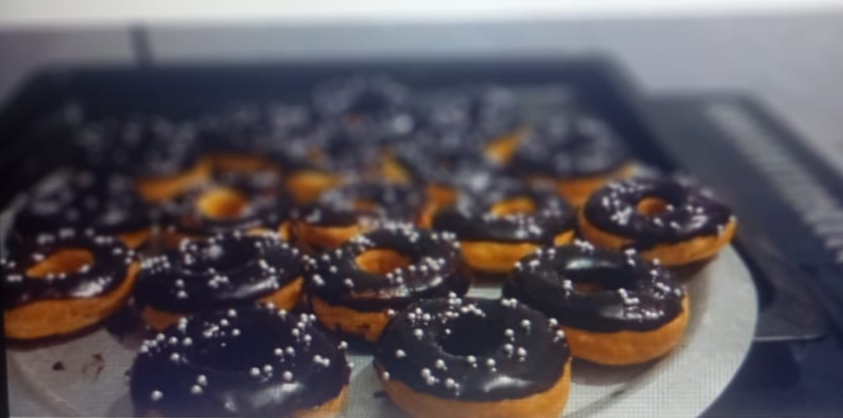
#> input picture images/IMG-20261005-WA0003.jpg, 843 x 418 px
$ python -i make_reels.py   (imports and definitions only)
#> lines starting #> are read from the running program, lines starting #| are printed output that depends on the picture
#!/usr/bin/env python3
"""
Make 1080x1920 product reels from photos. Free tools only: Pillow + FFmpeg.

Usage:
    pip install pillow
    # FFmpeg must be installed (apt install ffmpeg / brew install ffmpeg)
    python make_reels.py                      # uses products.json
    python make_reels.py --music music.mp3    # add background music

products.json format:
[
  {
    "name": "Leather Wallet",
    "price": "$25",
    "images": ["images/wallet1.jpg", "images/wallet2.jpg", "images/wallet3.jpg"],
    "cta": "Order now - link in bio"
  }
]
"""
import argparse
import json
import re
import subprocess
import tempfile
from pathlib import Path

from PIL import Image, ImageDraw, ImageFilter, ImageFont, ImageOps

W, H = 1080, 1920
SECONDS_PER_SLIDE = 2.5
FPS = 30

FONT_CANDIDATES = [
    "/usr/share/fonts/truetype/dejavu/DejaVuSans-Bold.ttf",  # GitHub Actions / Ubuntu
    "/System/Library/Fonts/Supplemental/Arial Bold.ttf",     # macOS
    "C:/Windows/Fonts/arialbd.ttf",                          # Windows
]


# [5 lines left out: function load_font, not called in this run]


def slugify(text):
    return re.sub(r"[^a-z0-9]+", "-", text.lower()).strip("-") or "product"


def fit_photo(path):
    """Blurred, zoomed copy as background + sharp photo fitted on top."""
#> called with path = 'images/IMG-20261005-WA0003.jpg'
    img = ImageOps.exif_transpose(Image.open(path)).convert("RGB")
#> img is the input picture: PIL image 843x418 RGB; mean R, G, B 90.1, 83.9, 89.7
    bg = ImageOps.fit(img, (W, H), Image.LANCZOS).filter(ImageFilter.GaussianBlur(40))
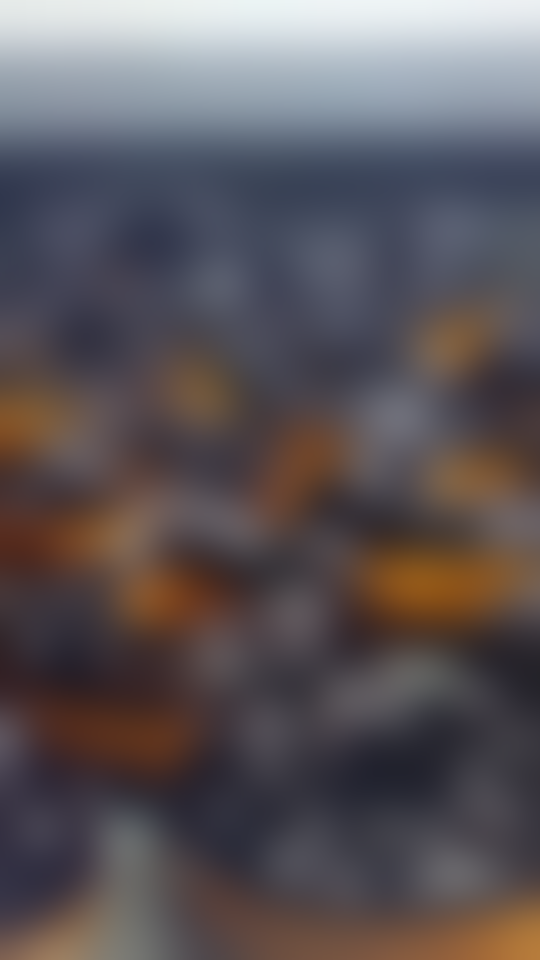
#> bg: PIL image 1080x1920 RGB (shown at 1/2 size); mean R, G, B 92.4, 85.6, 89.3
    fg = ImageOps.contain(img, (W, int(H * 0.7)), Image.LANCZOS)
    bg.paste(fg, ((W - fg.width) // 2, (H - fg.height) // 2 - 80))
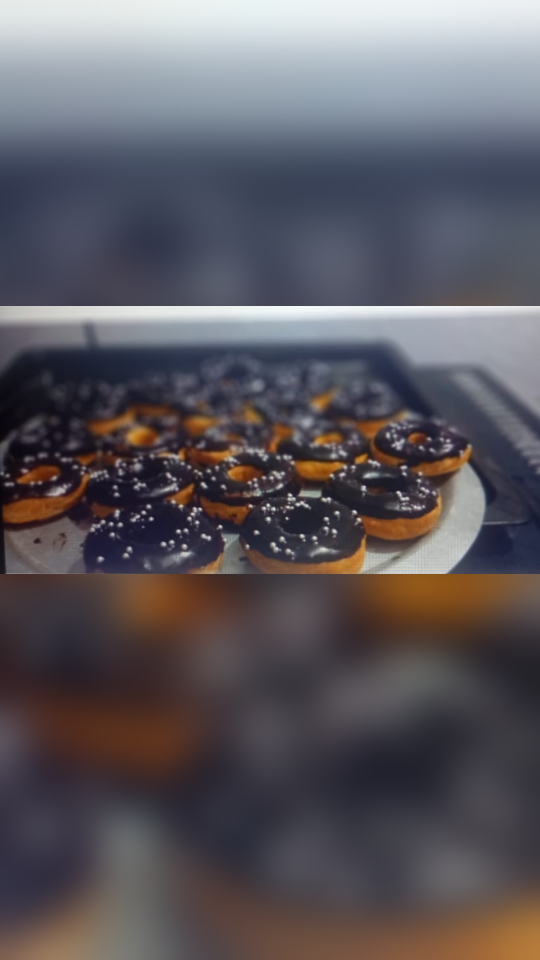
#> bg: PIL image 1080x1920 RGB (shown at 1/2 size); mean R, G, B 93.2, 88.8, 94.9
    return bg


# [84 lines left out: functions draw_centered, make_slide, make_reel, main, not called in this run]


# [2 lines not run here, left out]


>>> result = fit_photo('images/IMG-20261005-WA0003.jpg')

$ run again, on images/IMG-20261005-WA0005.jpg
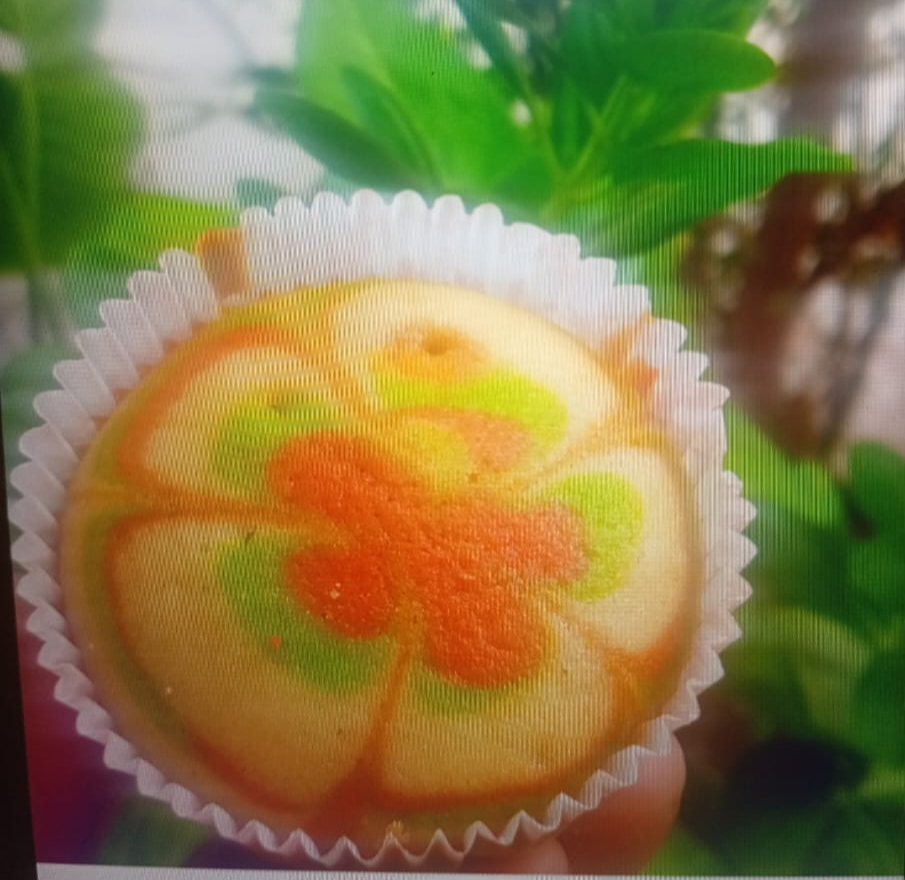
#> input picture images/IMG-20261005-WA0005.jpg, 905 x 880 px
#> in fit_photo, img is the input picture: PIL image 905x880 RGB; mean R, G, B 133.5, 121.5, 70.1
#> in fit_photo, `bg = ImageOps.fit(img, (W, H), Image.LANCZOS).filter(ImageFilter.Gauss..`:
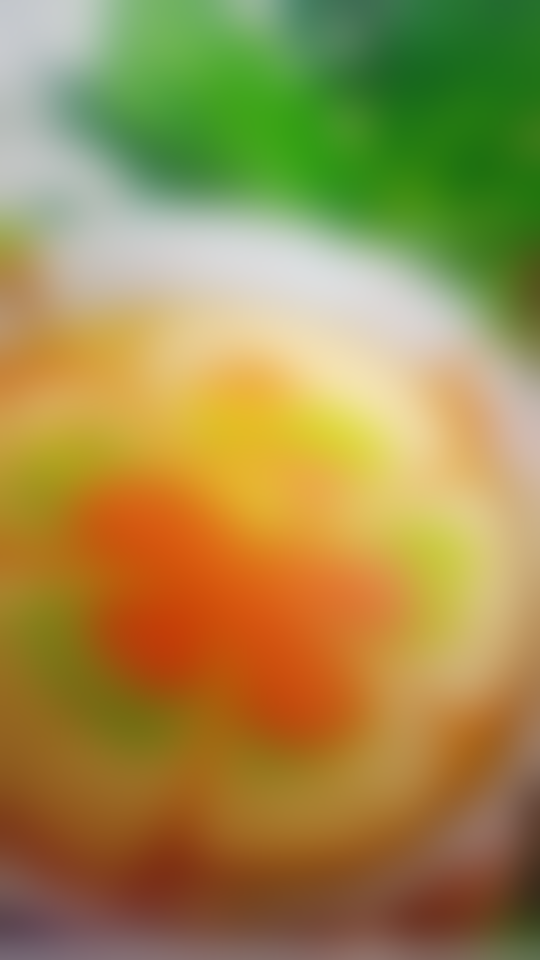
#> bg: PIL image 1080x1920 RGB (shown at 1/2 size); mean R, G, B 158.2, 139.4, 74.7
#> in fit_photo, `bg.paste(fg, ((W - fg.width) // 2, (H - fg.height) // 2 - 80))`:
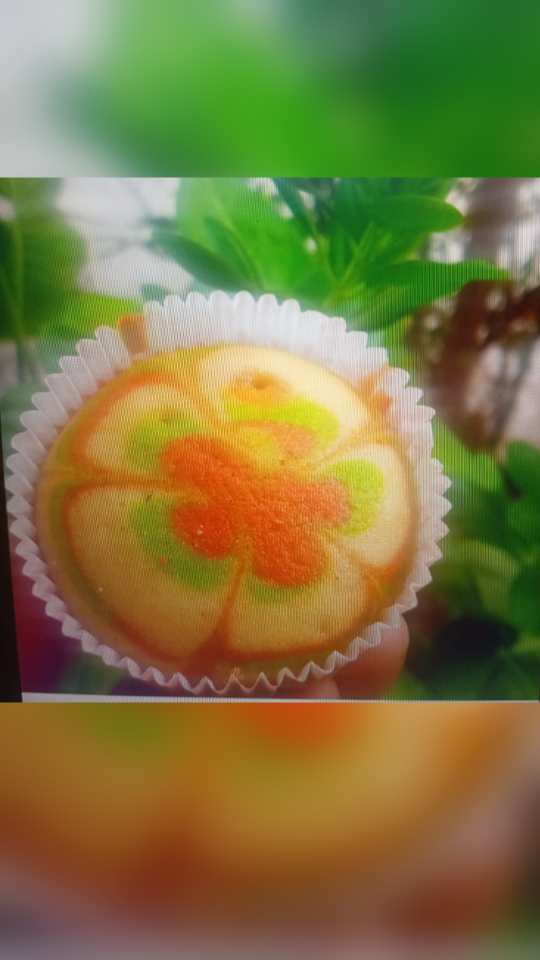
#> bg: PIL image 1080x1920 RGB (shown at 1/2 size); mean R, G, B 126.4, 118.8, 64.9
